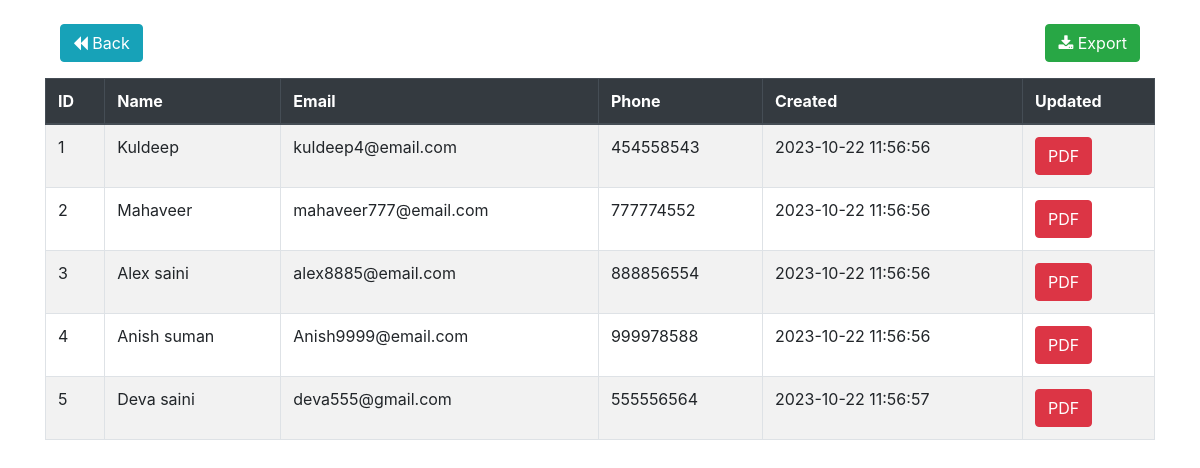
The page /dataList.php on the database its author committed.
### tables this page shows
CREATE TABLE `users` (
  `id` int(11) NOT NULL,
  `name` varchar(255) NOT NULL,
  `email` varchar(255) NOT NULL,
  `phone` varchar(255) NOT NULL,
  `created_at` timestamp NOT NULL DEFAULT current_timestamp() ON UPDATE current_timestamp(),
  `updated_at` timestamp NOT NULL DEFAULT current_timestamp() ON UPDATE current_timestamp()
);

### dataList.php (the view, shortened to what this page needs)
<html>
<head>
 <link rel="stylesheet" href="https://stackpath.bootstrapcdn.com/bootstrap/4.5.2/css/bootstrap.min.css">
 <link rel="stylesheet" href="https://cdnjs.cloudflare.com/ajax/libs/font-awesome/4.7.0/css/font-awesome.min.css">
</head>
<body>
    <div class="container">
        <div class="col-md-12 mt-4 ">
            <div class="float-left">
                <a href="index.php" class="btn btn-info"><i class="fa fa-backward"></i> Back </a>
            </div>
            <div class="float-right mb-3">
                <a href="exportData.php" class="btn btn-success"><i class="fa fa-download"></i> Export</a>
            </div>
        </div>
        <table class="table table-striped table-bordered">
            <thead class="thead-dark">
                <tr>
                    <th>ID</th>
                    <th>Name</th>
                    <th>Email</th>
                    <th>Phone</th>
                    <th>Created</th>
                    <th>Updated</th>
                </tr>
            </thead>
            <tbody>
        <?php
            include('db.php');
            $sql = "SELECT * FROM users ORDER BY id ASC";
            $result = $conn->query($sql);
            if($result->num_rows > 0){
                while($row = $result->fetch_assoc()){
            ?>
                <tr>
                    <td><?php echo $row['id']; ?></td>
                    <td><?php echo $row['name']; ?></td>
                    <td><?php echo $row['email']; ?></td>
                    <td><?php echo $row['phone']; ?></td>
                    <td><?php echo $row['created_at']; ?></td>
                    <td>
                        <a href="pdfData.php?id=<?php echo $row['id']; ?>" class="btn btn-danger">PDF</a>
                    </td>
                </tr>
            <?php
                }
            } else { ?>
                <tr><td colspan="7">No member(s) found...</td></tr>
            <?php } ?>
            </tbody>
        </table>
    </div>
</body>
</html>

### rows shown on the page
users: id "1", name "Kuldeep", email "kuldeep4@email.com", phone "454558543", created_at "2023-10-22 11:56:56"
users: id "2", name "Mahaveer", email "mahaveer777@email.com", phone "777774552", created_at "2023-10-22 11:56:56"
users: id "3", name "Alex saini", email "alex8885@email.com", phone "888856554", created_at "2023-10-22 11:56:56"
users: id "4", name "Anish suman", email "Anish9999@email.com", phone "999978588", created_at "2023-10-22 11:56:56"
users: id "5", name "Deva saini", email "deva555@gmail.com", phone "555556564", created_at "2023-10-22 11:56:57"
